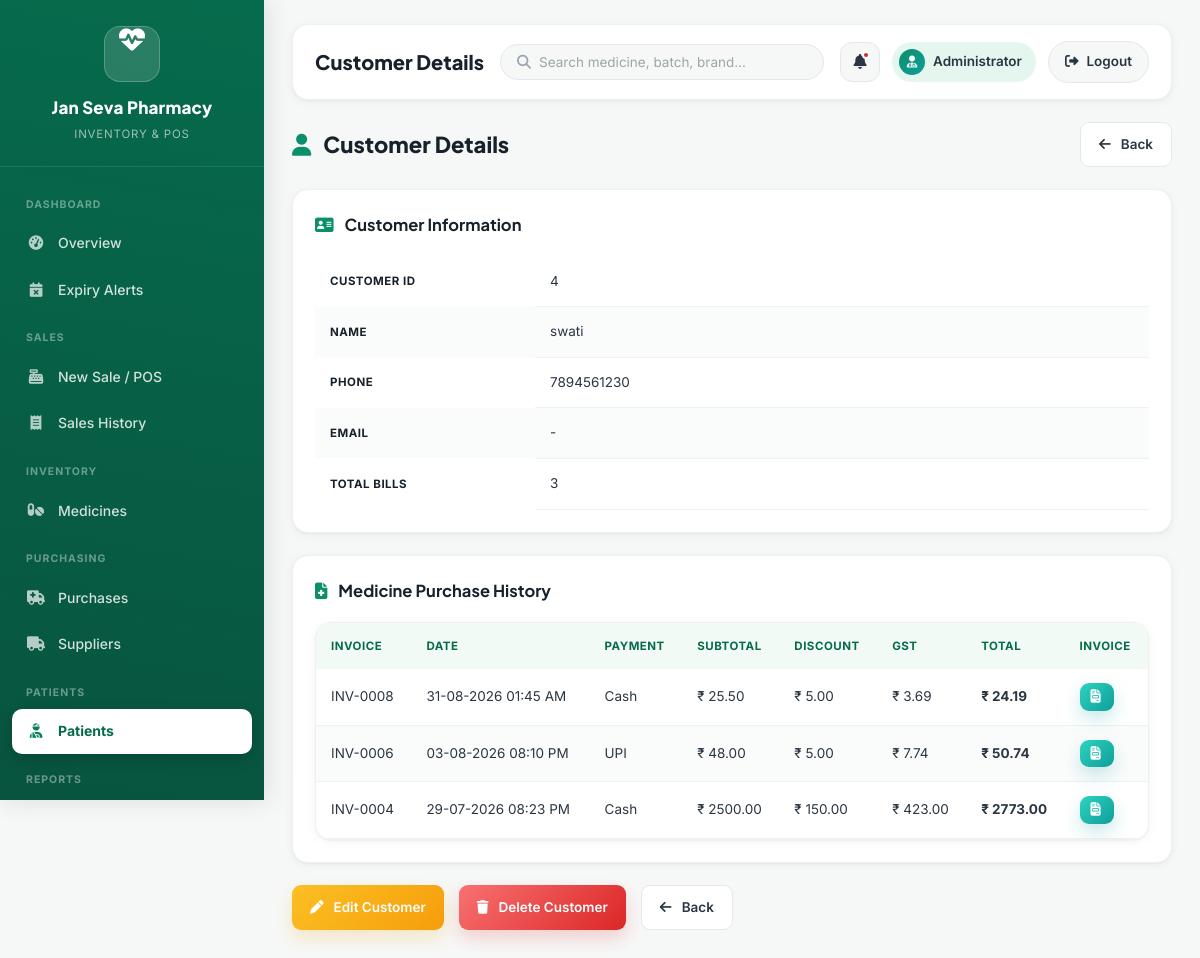
The page /customer/4 (signed in) on the database its author committed.
### app.py (models this page shows)
class Customer(db.Model):
    id = db.Column(db.Integer, primary_key=True)
    name = db.Column(db.String(100))
    phone = db.Column(db.String(20))
    email = db.Column(db.String(100))
    address = db.Column(db.String(255))

class Sale(db.Model):
    id = db.Column(
        db.Integer,
        primary_key=True
    )
    customer_id = db.Column(
        db.Integer,
        db.ForeignKey("customer.id")
    )
    subtotal = db.Column(db.Float)
    discount = db.Column(db.Float)
    tax = db.Column(db.Float)
    total = db.Column(db.Float)
    payment_method = db.Column(db.String(30))
    date = db.Column(
        db.DateTime,
        default=lambda: datetime.utcnow() + timedelta(hours=5, minutes=30)
    )
    customer = db.relationship(
        "Customer",
        backref="sales"
    )
    items = db.relationship(
        "SaleItem",
        backref="sale",
        lazy=True,
        cascade="all, delete-orphan"
    )

### app.py (the view)
@app.route("/customer/<int:id>")
@login_required
def customer_details(id):
    customer = Customer.query.get_or_404(id)
    sales = Sale.query.filter_by(
        customer_id=id
    ).order_by(
        Sale.date.desc()
    ).all()
    return render_template(
        "customer_details.html",
        customer=customer,
        sales=sales
    )

### app.py (called while the page is built)
def login_required(f):
    @wraps(f)
    def decorated(*args, **kwargs):
        if "user_id" not in session:
            flash("Please login first.", "warning")
            return redirect(url_for("login"))
        return f(*args, **kwargs)
    return decorated

### templates/customer_details.html (shortened to what this page needs)
{% extends "base.html" %}
{% block page_title %}
Customer Details
{% endblock %}
{% block content %}
<div class="page-header">
    <h2>
        <i class="fa-solid fa-user"></i>
        Customer Details
    </h2>
    <a href="{{ url_for('customers') }}" class="btn btn-secondary">
        <i class="fa-solid fa-arrow-left"></i>
        Back
    </a>
</div>
<div class="dashboard-section">
    <div class="section-header">
        <h3>
            <i class="fa-solid fa-address-card"></i>
            Customer Information
        </h3>
    </div>
    <table class="table">
        <tbody>
            <tr>
                <th width="220">Customer ID</th>
                <td>{{ customer.id }}</td>
            </tr>
            <tr>
                <th>Name</th>
                <td>{{ customer.name }}</td>
            </tr>
            <tr>
                <th>Phone</th>
                <td>{{ customer.phone }}</td>
            </tr>
            <tr>
                <th>Email</th>
                <td>{{ customer.email or "-" }}</td>
            </tr>
            <tr>
                <th>Total Bills</th>
                <td>{{ sales|length }}</td>
            </tr>
        </tbody>
    </table>
</div>
<div class="dashboard-section">
    <div class="section-header">
        <h3>
            <i class="fa-solid fa-file-medical"></i>
            Medicine Purchase History
        </h3>
    </div>
    <div class="table-container">
        <table class="table">
            <thead>
                <tr>
                    <th>Invoice</th>
                    <th>Date</th>
                    <th>Payment</th>
                    <th>Subtotal</th>
                    <th>Discount</th>
                    <th>GST</th>
                    <th>Total</th>
                    <th>Invoice</th>
                </tr>
            </thead>
            <tbody>
            {% if sales %}
                {% for sale in sales %}
                <tr>
                    <td>
                        INV-{{ "%04d"|format(sale.id) }}
                    </td>
                    <td>
                        {{ sale.date.strftime("%d-%m-%Y %I:%M %p") }}
                    </td>
                    <td>
                        {{ sale.payment_method }}
                    </td>
                    <td>
                        ₹ {{ "%.2f"|format(sale.subtotal) }}
                    </td>
                    <td>
                        ₹ {{ "%.2f"|format(sale.discount) }}
                    </td>
                    <td>
                        ₹ {{ "%.2f"|format(sale.tax) }}
                    </td>
                    <td>
                        <strong>
                            ₹ {{ "%.2f"|format(sale.total) }}
                        </strong>
                    </td>
                    <td>
                        <a href="{{ url_for('invoice', sale_id=sale.id) }}"
                           class="btn btn-info">
                            <i class="fa-solid fa-file-invoice"></i>
                        </a>
                    </td>
                </tr>
                {% endfor %}
            {% else %}
                <tr>
                    <td colspan="8" style="text-align:center;">
                        No Purchase History Found
                    </td>
                </tr>
            {% endif %}
            </tbody>
        </table>
    </div>
</div>
<div class="form-buttons">
    <a href="{{ url_for('edit_customer', id=customer.id) }}"
       class="btn btn-warning">
        <i class="fa-solid fa-pen"></i>
        Edit Customer
    </a>
    <a href="{{ url_for('delete_customer', id=customer.id) }}"
       class="btn btn-danger"
       onclick="return confirm('Delete this customer?')">
        <i class="fa-solid fa-trash"></i>
        Delete Customer
    </a>
    <a href="{{ url_for('customers') }}"
       class="btn btn-secondary">
        <i class="fa-solid fa-arrow-left"></i>
        Back
    </a>
</div>
{% endblock %}

### static/css/style.css (style rules this page uses)
:root { --primary:#0B8F6A; --primary-dark:#087F5B; --primary-darker:#066B4C; --primary-light:#E5F6EF; --primary-lighter:#F2FAF6; --secondary:#0F9D9A; --secondary-dark:#0C817E; --secondary-light:#E3F7F6; --bg:#F6F8F7; --white:#FFFFFF; --ink:#17212B; --ink-soft:#2A3642; --muted:#6B7280; --muted-light:#9AA5B1; --border:#E5E7EB; --border-soft:#EEF1F0; --success:#16A34A; --success-bg:#E7F7EC; --success-text:#0F7A34; --warning:#F59E0B; --warning-bg:#FEF3DD; --warning-text:#93630A; --danger:#DC2626; --danger-bg:#FDEBEB; --danger-text:#B31E1E; --info:#0F9D9A; --info-bg:#E3F7F6; --info-text:#0C817E; --purple:#7C3AED; --purple-bg:#EFE6FE; --purple-text:#6423C7; --teal:#0D9488; --teal-bg:#DEF5F2; --teal-text:#0A7A70; --orange:#F97316; --orange-bg:#FFEADB; --orange-text:#C2570D; --brown:#92400E; --brown-bg:#F3E5D8; --brown-text:#7A350C; --radius-lg:16px; --radius-md:12px; --radius-sm:9px; --radius-xs:7px; --shadow-card:0 2px 10px rgba(17,34,28,.05), 0 1px 2px rgba(17,34,28,.04); --shadow-card-hover:0 16px 32px rgba(11,143,106,.14); --shadow-pop:0 24px 55px rgba(6,40,30,.35); --shadow-header:0 1px 0 rgba(17,34,28,.06); --font-heading:'Plus Jakarta Sans', sans-serif; --font-body:'Inter', sans-serif; }
* { margin:0; padding:0; box-sizing:border-box; font-family:var(--font-body); }
* { transition: background .18s ease, color .18s ease, border-color .18s ease, box-shadow .18s ease, transform .18s ease; }
html { scroll-behavior:smooth; }
body { background:var(--bg); color:var(--ink); line-height:1.6; -webkit-font-smoothing:antialiased; }
h1,h2,h3,h4,h5 { font-family:var(--font-heading); color:var(--ink); }
a { text-decoration:none; }
.page-header { display:flex; justify-content:space-between; align-items:center; flex-wrap:wrap; gap:15px; margin-bottom:22px; }
.page-header h2 { font-size:22px; font-weight:800; color:var(--ink); }
.page-header h2 i { color:var(--primary); margin-right:8px; }
.dashboard-section { background:var(--white); padding:22px; border-radius:var(--radius-lg); margin-bottom:22px; box-shadow:var(--shadow-card); border:1px solid var(--border-soft); animation:fadeIn .4s ease; }
.section-header { display:flex; justify-content:space-between; align-items:center; margin-bottom:18px; flex-wrap:wrap; gap:10px; }
.section-header h3 { font-size:16.5px; color:var(--ink); font-weight:700; }
.section-header i { color:var(--primary); margin-right:8px; }
.btn { display:inline-flex; align-items:center; justify-content:center; gap:8px; padding:11px 18px; border:none; border-radius:var(--radius-sm); text-decoration:none; color:#ffffff; font-size:13.5px; font-weight:600; cursor:pointer; }
.btn i { margin-right:2px; }
.btn-warning { background:linear-gradient(135deg,#FBBF24,var(--warning)); color:#ffffff; box-shadow:0 8px 18px rgba(245,158,11,.22); }
.btn-danger { background:linear-gradient(135deg,#F87171,var(--danger)); box-shadow:0 8px 18px rgba(220,38,38,.2); }
.btn-info { background:linear-gradient(135deg,#2DD4BF,var(--secondary)); box-shadow:0 8px 18px rgba(15,157,154,.22); }
.btn-secondary { background:#ffffff; color:var(--ink-soft); border:1.5px solid var(--border); box-shadow:none; }
.table-container { background:var(--white); border-radius:var(--radius-lg); overflow-x:auto; box-shadow:var(--shadow-card); border:1px solid var(--border-soft); animation:fadeIn .4s ease; }
.table { width:100%; border-collapse:collapse; }
.table thead { background:var(--primary-lighter); color:var(--primary-darker); }
.table th { padding:14px 15px; text-align:left; font-weight:700; font-size:11.5px; text-transform:uppercase; letter-spacing:.5px; white-space:nowrap; }
.table td { padding:14px 15px; border-bottom:1px solid var(--border-soft); vertical-align:middle; font-size:13.5px; color:var(--ink-soft); }
.table tbody tr { background:#ffffff; }
.table tbody tr:nth-child(even) { background:#FAFCFB; }
.table .btn { padding:7px 11px; margin-right:5px; }
.table .btn:last-child { margin-right:0; }
.form-buttons { display:flex; gap:15px; flex-wrap:wrap; margin-top:20px; }

### rows shown on the page
Customer: id "4", name "swati", phone "7894561230", email "-"
Sale: id "0008", date "31-08-2026 01:45 AM", payment_method "Cash", subtotal "25.50", discount "5.00", tax "3.69", total "24.19"
Sale: id "0006", date "03-08-2026 08:10 PM", payment_method "UPI", subtotal "48.00", discount "5.00", tax "7.74", total "50.74"
Sale: id "0004", date "29-07-2026 08:23 PM", payment_method "Cash", subtotal "2500.00", discount "150.00", tax "423.00", total "2773.00"

### other values the page prints
{{ session.get('name', 'Administrator') }} "Administrator"
{{ sales|length }} "3"
